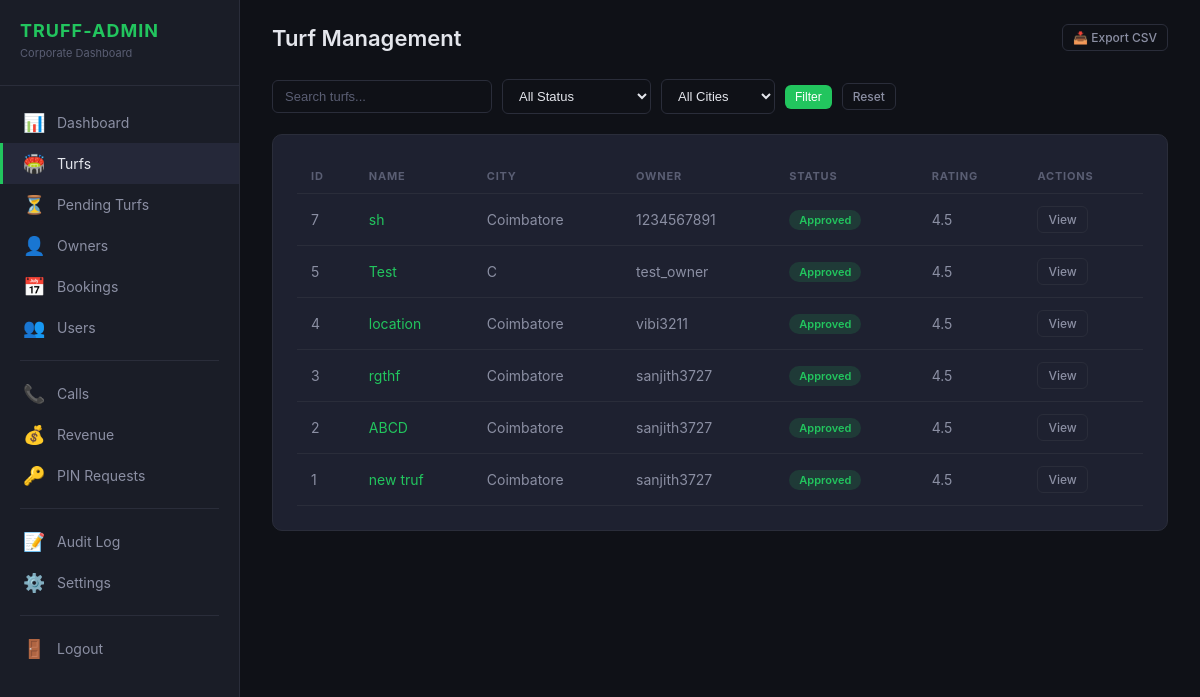
Page /truff-admin/turfs/ (signed in) on the committed database.
### turfs/models.py (models this page shows, shortened)
class Turf(models.Model):
    owner = models.ForeignKey(User, on_delete=models.CASCADE, related_name='turfs')
    name = models.CharField(max_length=200)
    description = models.TextField(blank=True, null=True)
    address = models.TextField()
    city = models.CharField(max_length=100)
    state = models.CharField(max_length=100)
    postal_code = models.CharField(max_length=10, blank=True, null=True)
    latitude = models.FloatField()
    longitude = models.FloatField()
    price_per_hour = models.IntegerField(validators=[MinValueValidator(1)])
    max_players = models.IntegerField(default=22, validators=[MinValueValidator(1)])
    status = models.CharField(max_length=20, choices=TurfStatus.choices, default=TurfStatus.PENDING)
    rejection_reason = models.TextField(blank=True, null=True)
    suspend_reason = models.TextField(blank=True, null=True)
    sports = models.ManyToManyField(Sport, related_name='turfs')
    amenities = models.ManyToManyField(Amenity, related_name='turfs')
    rating = models.FloatField(
        default=4.5,
        validators=[MinValueValidator(0.0), MaxValueValidator(5.0)]
    )
    review_count = models.IntegerField(default=0)
    is_active = models.BooleanField(default=False)
    google_maps_share_link = models.URLField(blank=True, null=True)
    created_at = models.DateTimeField(auto_now_add=True)
    updated_at = models.DateTimeField(auto_now=True)
    approved_at = models.DateTimeField(blank=True, null=True)
    approved_by = models.ForeignKey(
        User, on_delete=models.SET_NULL, null=True, blank=True,
        related_name='approved_turfs',
    )
    class Meta:
        ordering = ['-created_at']
        indexes = [
            models.Index(fields=['status', 'is_active']),
            models.Index(fields=['latitude', 'longitude']),
            models.Index(fields=['owner', 'status']),
        ]

### users/models.py (models this page shows, shortened)
class CustomUser(AbstractUser):
    class UserRole(models.TextChoices):
        USER = 'user', 'Normal User'
        TURF_OWNER = 'turf_owner', 'Turf Owner'
        PLATFORM_ADMIN = 'admin', 'Platform Admin'
    phone_number = models.CharField(max_length=15, blank=True, null=True)
    role = models.CharField(max_length=20, choices=UserRole.choices, default=UserRole.USER)
    profile_picture = models.ImageField(upload_to='profile_pictures/', blank=True, null=True)
    bio = models.TextField(blank=True, null=True)
    is_verified = models.BooleanField(default=False)
    is_phone_verified = models.BooleanField(default=False)
    referral_code = models.CharField(max_length=10, unique=True, null=True, blank=True)
    referred_by = models.ForeignKey(
        'self', null=True, blank=True, on_delete=models.SET_NULL, related_name='referrals'
    )
    referral_click_count = models.IntegerField(default=0)
    referral_install_count = models.IntegerField(default=0)
    referral_cashback_earned = models.DecimalField(max_digits=10, decimal_places=2, default=0)
    total_referrals = models.IntegerField(default=0)
    qualified_referrals = models.IntegerField(default=0)
    wallet_balance = models.DecimalField(max_digits=10, decimal_places=2, default=0)
    referred_by_owner = models.ForeignKey(
        'TurfOwner', null=True, blank=True, on_delete=models.SET_NULL,
        related_name='referred_users',
    )
    total_bookings = models.PositiveIntegerField(default=0)
    total_credits = models.PositiveIntegerField(default=0)
    used_credits = models.PositiveIntegerField(default=0)
    first_booking_completed = models.BooleanField(default=False)
    created_at = models.DateTimeField(auto_now_add=True)
    updated_at = models.DateTimeField(auto_now=True)
    class Meta:
        ordering = ['-created_at']

### truff_admin_panel/views.py (the view)
# urls.py: path('turfs/', views.TurfListView.as_view(), name='turfs'),
class TurfListView(TruffAdminRequiredMixin, View):
    def get(self, request):
        qs = Turf.objects.select_related('owner').all()
        status = request.GET.get('status')
        if status:
            qs = qs.filter(status=status)
        city = request.GET.get('city')
        if city:
            qs = qs.filter(city__icontains=city)
        search = request.GET.get('q')
        if search:
            qs = qs.filter(
                Q(name__icontains=search) |
                Q(owner__username__icontains=search) |
                Q(city__icontains=search)
            )
        paginator = Paginator(qs, 25)
        page = paginator.get_page(request.GET.get('page', 1))
        cities = Turf.objects.values_list('city', flat=True).distinct().order_by('city')
        return render(request, 'truff_admin/turfs_list.html', {
            'page': page,
            'status_choices': TurfStatus.choices,
            'cities': cities,
            'current_status': status or '',
            'current_city': city or '',
            'search_query': search or '',
        })

### truff_admin_panel/context_processors.py (called while the page is built)
def pending_turf_count(request):
    if not request.user.is_authenticated:
        return {}
    if not (request.user.is_staff or request.user.groups.filter(name='Truff Admin').exists()):
        return {}
    try:
        return {'pending_turf_count': Turf.objects.filter(status=TurfStatus.PENDING).count()}
    except Exception:
        return {'pending_turf_count': 0}

### truff_admin_panel/mixins.py (called while the page is built)
    def test_func(self):
        user = self.request.user
        if not user.is_authenticated:
            return False
        return user.is_staff or user.groups.filter(name='Truff Admin').exists()

### truff_admin_panel/templatetags/truff_tags.py (called while the page is built)
@register.filter
def status_badge(status):
    mapping = {
        'approved': 'badge-success',
        'active': 'badge-success',
        'confirmed': 'badge-success',
        'completed': 'badge-success',
        'paid': 'badge-success',
        'pending': 'badge-warning',
        'processing': 'badge-warning',
        'rejected': 'badge-danger',
        'cancelled': 'badge-danger',
        'failed': 'badge-danger',
        'suspended': 'badge-danger',
    }
    return mapping.get(str(status).lower(), 'badge-secondary')

### truff_admin_panel/templates/truff_admin/turfs_list.html (shortened to what this page needs)
{% extends "truff_admin/base.html" %}
{% load truff_tags %}
{% block content %}
<div class="topbar">
    <h1>Turf Management</h1>
    <div class="topbar-actions">
        <a href="/truff-admin/export/turfs/" class="btn btn-outline btn-sm">📥 Export CSV</a>
    </div>
</div>
<div class="filter-bar">
    <form method="get" style="display:flex;gap:10px;flex-wrap:wrap;align-items:center;width:100%;">
        <input type="text" name="q" class="form-input" placeholder="Search turfs..." value="{{ search_query }}"
            style="width:220px;">
        <select name="status" class="form-select">
            <option value="">All Status</option>
        </select>
        <select name="city" class="form-select">
            <option value="">All Cities</option>
        </select>
        <button type="submit" class="btn btn-primary btn-sm">Filter</button>
        <a href="/truff-admin/turfs/" class="btn btn-outline btn-sm">Reset</a>
    </form>
</div>
<div class="panel">
    <table class="data-table">
        <thead>
            <tr>
                <th>ID</th>
                <th>Name</th>
                <th>City</th>
                <th>Owner</th>
                <th>Status</th>
                <th>Rating</th>
                <th>Actions</th>
            </tr>
        </thead>
        <tbody>
            {% for turf in page %}
            <tr>
                <td>{{ turf.id }}</td>
                <td><a href="/truff-admin/turfs/{{ turf.id }}/">{{ turf.name }}</a></td>
                <td>{{ turf.city|default:"-" }}</td>
                <td>{{ turf.owner.username }}</td>
                <td><span class="badge {{ turf.status|status_badge }}">{{ turf.status }}</span></td>
                <td>{{ turf.rating }}</td>
                <td>
                    <a href="/truff-admin/turfs/{{ turf.id }}/" class="btn btn-outline btn-sm">View</a>
                </td>
            </tr>
            {% empty %}
            <tr>
                <td colspan="7" style="text-align:center;color:var(--text-muted);">No turfs found</td>
            </tr>
            {% endfor %}
        </tbody>
    </table>
</div>
{% endblock %}

### truff_admin_panel/static/truff_admin/css/style.css (style rules this page uses)
:root { --bg-primary: #0f1117; --bg-secondary: #1a1d27; --bg-card: #1e2130; --bg-hover: #252839; --border: #2a2d3a; --text-primary: #e4e6ec; --text-secondary: #8b8fa3; --text-muted: #5a5e73; --accent: #22c55e; --accent-hover: #16a34a; --accent-light: rgba(34, 197, 94, 0.12); --danger: #ef4444; --warning: #f59e0b; --info: #3b82f6; }
* { margin: 0; padding: 0; box-sizing: border-box; }
body { font-family: -apple-system, BlinkMacSystemFont, 'Segoe UI', Roboto, sans-serif; background: var(--bg-primary); color: var(--text-primary); min-height: 100vh; }
a { color: var(--accent); text-decoration: none; }
.topbar { display: flex; justify-content: space-between; align-items: center; margin-bottom: 28px; }
.topbar h1 { font-size: 22px; font-weight: 600; }
.topbar-actions { display: flex; gap: 12px; align-items: center; }
.panel { background: var(--bg-card); border: 1px solid var(--border); border-radius: 10px; padding: 24px; margin-bottom: 24px; }
.data-table { width: 100%; border-collapse: collapse; }
.data-table th { text-align: left; padding: 10px 14px; font-size: 11px; text-transform: uppercase; letter-spacing: 0.8px; color: var(--text-muted); border-bottom: 1px solid var(--border); }
.data-table td { padding: 12px 14px; font-size: 14px; border-bottom: 1px solid var(--border); color: var(--text-secondary); }
.badge { display: inline-block; padding: 3px 10px; border-radius: 12px; font-size: 11px; font-weight: 600; text-transform: capitalize; }
.badge-success { background: rgba(34,197,94,0.15); color: #22c55e; }
.btn { display: inline-flex; align-items: center; gap: 6px; padding: 8px 16px; border: none; border-radius: 6px; font-size: 13px; font-weight: 500; cursor: pointer; transition: all 0.15s; }
.btn-primary { background: var(--accent); color: #fff; }
.btn-outline { background: transparent; border: 1px solid var(--border); color: var(--text-secondary); }
.btn-sm { padding: 5px 10px; font-size: 12px; }
.form-input, .form-select { background: var(--bg-primary); border: 1px solid var(--border); color: var(--text-primary); padding: 8px 12px; border-radius: 6px; font-size: 13px; outline: none; }
.form-input::placeholder { color: var(--text-muted); }
.filter-bar { display: flex; gap: 10px; align-items: center; flex-wrap: wrap; margin-bottom: 20px; }

### rows in the picture
Turf: id "7", name "sh", city "Coimbatore", owner.username "1234567891", status "Approved", rating "4.5"
Turf: id "5", name "Test", city "C", owner.username "test_owner", status "Approved", rating "4.5"
Turf: id "4", name "location", city "Coimbatore", owner.username "vibi3211", status "Approved", rating "4.5"
Turf: id "3", name "rgthf", city "Coimbatore", owner.username "sanjith3727", status "Approved", rating "4.5"
Turf: id "2", name "ABCD", city "Coimbatore", owner.username "sanjith3727", status "Approved", rating "4.5"
Turf: id "1", name "new truf", city "Coimbatore", owner.username "sanjith3727", status "Approved", rating "4.5"
